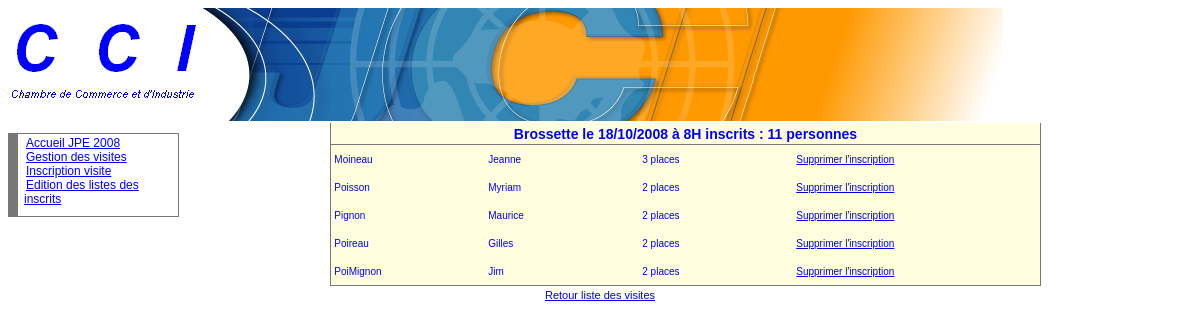
The page /listeInscrits.php?idVisite=2 on the database its author committed.
### tables this page shows
CREATE TABLE visite 
(
   id int(11) NOT NULL auto_increment,
   dateV date NOT NULL,
   heureDebut varchar(12) NOT NULL default '',
   duree varchar(12) NOT NULL default '',
   description varchar(500) NOT NULL,
   nbPlacesMax int(11) NOT NULL default '0',
   nbPlacesMin int(11) NOT NULL default '0',
   visiteAnnulee boolean NOT NULL default '0',
   nbVisiteursInscrits int(11) NOT NULL default '0',
   idEntreprise int(11) NOT NULL default '0',
  PRIMARY KEY  (id),
  constraint fk_entreprise foreign key(idEntreprise) references entreprise(id) 
);

CREATE TABLE entreprise 
(
  id int(11) NOT NULL auto_increment,
  raisonSociale varchar(50) NOT NULL default '',
  adresse varchar(50) NOT NULL default '',
  ville varchar(30) NOT NULL default '',
  cp varchar(5) NOT NULL,
  nomResponsable varchar(30) NOT NULL default '',
  nomContact varchar(30) NOT NULL default '',
  telContact varchar(14) NOT NULL,
  site varchar(50) default NULL,
  effectif int(11) default NULL,
  idActivite int(11) NOT NULL,
  PRIMARY KEY  (id),
  constraint fk_activite foreign key(idActivite) references activite(id) 
);

CREATE TABLE inscription 
(
   id int(11) NOT NULL auto_increment,
   nom varchar(50) NOT NULL default '',
   prenom varchar(50) NOT NULL default '',	
   tel varchar(12) default NULL,
   cp varchar(5) NOT NULL,
   nbPersonnes int(11) NOT NULL,
   idVisite int(11) ,
  PRIMARY KEY  (id),
  constraint fk_visite foreign key(idVisite) references visite(id)
);

### _fonctions.inc.php (called while the page is built, shortened)
<?php
function dateAnglaisVersFrancais($madate){
   @list($annee,$mois,$jour)=explode('-',$madate);
   $date="$jour"."/".$mois."/".$annee;
   return $date;
}
?>

### listeInscrits.php (the view)
<?php
include("_debut.inc.php");
   $idVisite = $_REQUEST['idVisite'];
   if (!empty($idVisite))
   {
       $req1="select visite.dateV, visite.heureDebut,
	   visite.nbVisiteursInscrits, entreprise.raisonSociale
       from visite, entreprise
	   where entreprise.id=visite.idEntreprise and visite.id =$idVisite";
	   $rsVisite = mysql_query($req1, $connexion);
	   $lgVisite = mysql_fetch_array($rsVisite);
	   $jour = dateAnglaisVersFrancais($lgVisite['dateV']);
	   $heureDebut = $lgVisite['heureDebut'];
	   $nbVisiteursInscrits = $lgVisite['nbVisiteursInscrits'];
	   $entreprise= $lgVisite['raisonSociale'];
	   echo "
	   <table width='60%' cellspacing='0' cellpadding='0' align='center' class='tabNonQuadrille'>
	      <tr class='enTeteTabNonQuad'>
	         <td colspan='5'>$entreprise le $jour à $heureDebut inscrits : $nbVisiteursInscrits personnes </td>
	      </tr>";
	   if( $nbVisiteursInscrits != 0)
	   {
	   		$req2="select inscription.id as idInscription, inscription.nom, inscription.prenom, inscription.nbPersonnes
	   		from inscription
			where inscription.idVisite = $idVisite";
	   	    $rsInscription = mysql_query($req2, $connexion);
	   		$lgInscription = mysql_fetch_array($rsInscription);
	   		while ($lgInscription != false)
	   		{
	      		$idInscription = $lgInscription['idInscription'];
	      		$nom = $lgInscription['nom'];
	      		$prenom = $lgInscription['prenom'];
	      		$nbPersonnes = $lgInscription['nbPersonnes'];
	      		echo "
					<tr class='ligneTabNonQuad'>
		        		<td width='10%'>$nom</td>
		        		<td width='10%'>$prenom</td>
						<td width='10%'>$nbPersonnes places</td>
	   		    		<td width='16%' >
	         				<a href='supprimerUneInscription.php?idInscription=$idInscription&action=suppressionDemandee'>
	         				Supprimer l'inscription</a></td>
	        		</tr>";
	       			$lgInscription=mysql_fetch_array($rsInscription);
	       	 }
	    }
	   echo "</table>";
   }
   echo "<table align='center'>
		<tr>
         	<td colspan='2' align='center'><a href='listeVisitesPourDetail.php'>Retour liste des visites</a>
         	</td>
      	</tr>
	</table>";
?>

### css/cssGeneral.css (style rules this page uses)
html { font:11px Arial, Helvetica, sans-serif; color:blue; }
.basePage { font:11px Arial, Helvetica, sans-serif; }
a { font-family:Arial, Helvetica, sans-serif }
table.tabNonQuadrille { background-color:#FFFFE0; border-bottom:1px solid #777777; border-right:1px solid #777777; border-left:1px solid #777777; border-top:1px #777777; color:blue; }
tr.enTeteTabNonQuad td { background-image:url('../images/xpBarre.jpg'); height:21px; text-align:center; font-weight:bold; border-bottom:1px solid #777777; font-family: Arial, Helvetica, sans-serif; font-size: 14px; }
tr.ligneTabNonQuad td { background-color:#FFFFE0; height:28px; text-align:left; padding-left:3px; color:blue; font-family: Arial, Helvetica, sans-serif; font-size: 10px; }

### rows shown on the page
visite: idEntreprise.raisonSociale "Brossette", dateV "18/10/2008", heureDebut "8H", nbVisiteursInscrits "11"
inscription: nom "Moineau", prenom "Jeanne", nbPersonnes "3"
inscription: nom "Poisson", prenom "Myriam", nbPersonnes "2"
inscription: nom "Pignon", prenom "Maurice", nbPersonnes "2"
inscription: nom "Poireau", prenom "Gilles", nbPersonnes "2"
inscription: nom "PoiMignon", prenom "Jim", nbPersonnes "2"
